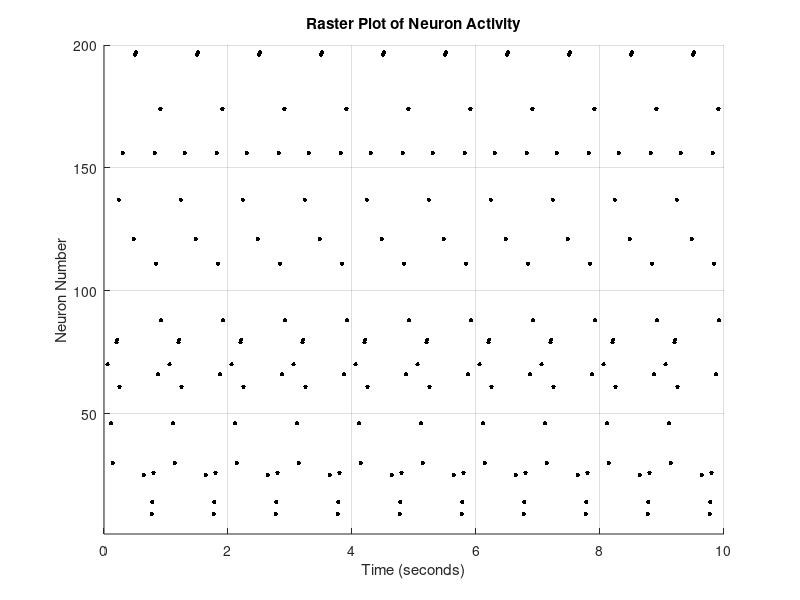

MATLAB code to generate this figure:
% Load the data from session1.mat
load('session1.mat');  % This will load the 'neuron_network_imaging' variable

% Define parameters
[num_timepoints, num_neurons] = size(neuron_network_imaging);

% Create a custom time vector for the full cycle length (10 seconds)
cycle_length = 100;
length = 1000;
T = (1/cycle_length: 1/cycle_length: length/cycle_length);

% Initialize an empty matrix to store event (spike) times for each neuron
events = cell(num_neurons, 1);

% Set a threshold for peak detection - will adjust this value based on our dataset
threshold = 250;  % Example threshold

% Detect peaks for each neuron using MATLAB's findpeaks function
for neuron = 1:num_neurons
    signal = neuron_network_imaging(:, neuron);

    % Use the 'findpeaks' function to detect peaks above the threshold
    [pks, locs] = findpeaks(signal, 'MinPeakHeight', threshold);

    % Store the time points of the peaks (events) in the cell array
    events{neuron} = T(locs);
end

% Plot the raster plot
figure;
hold on;
for neuron = 1:num_neurons
    % Plot a dot for each event (peak) detected for the neuron
    plot(events{neuron}, neuron * ones(size(events{neuron})), 'k.', 'MarkerSize', 10);
end
hold off;

% Label the axes
xlabel('Time (seconds)');
ylabel('Neuron Number');
title('Raster Plot of Neuron Activity');
xlim([0 max(T)]);
ylim([1 num_neurons]);
ylim([1 num_neurons]);
% Display the plot
grid on;